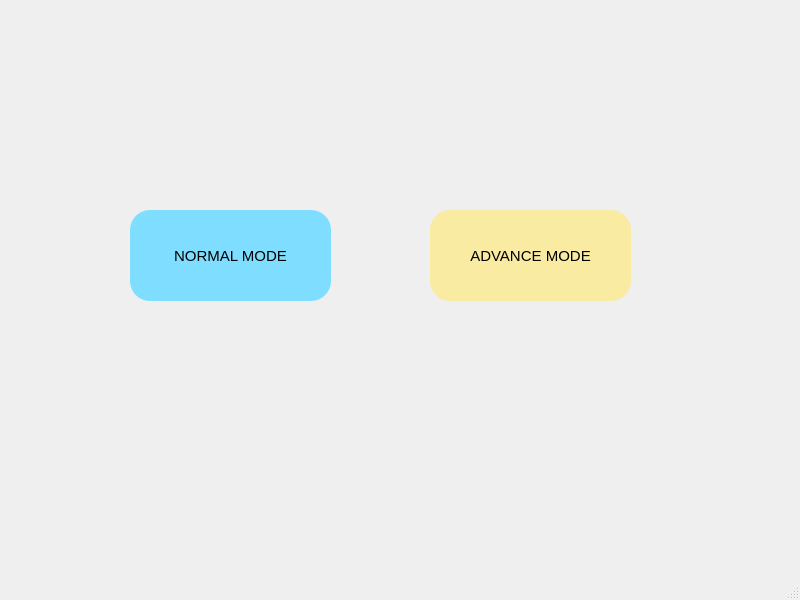
<?xml version="1.0" encoding="UTF-8"?>
<ui version="4.0">
 <class>MainWindow</class>
 <widget class="QMainWindow" name="MainWindow">
  <property name="geometry">
   <rect>
    <x>0</x>
    <y>0</y>
    <width>800</width>
    <height>600</height>
   </rect>
  </property>
  <property name="windowTitle">
   <string>MainWindow</string>
  </property>
  <property name="styleSheet">
   <string notr="true"/>
  </property>
  <widget class="QWidget" name="centralwidget">
   <widget class="QPushButton" name="Normal_mode_btn">
    <property name="geometry">
     <rect>
      <x>130</x>
      <y>210</y>
      <width>201</width>
      <height>91</height>
     </rect>
    </property>
    <property name="font">
     <font>
      <family>Arial</family>
      <pointsize>11</pointsize>
     </font>
    </property>
    <property name="styleSheet">
     <string notr="true">QPushButton {
    background-color: #7FDEFF;   /* blue */
    border-radius: 20px;         /* rounded corners */

}</string>
    </property>
    <property name="text">
     <string>NORMAL MODE</string>
    </property>
   </widget>
   <widget class="QPushButton" name="Advance_mode_btn">
    <property name="geometry">
     <rect>
      <x>430</x>
      <y>210</y>
      <width>201</width>
      <height>91</height>
     </rect>
    </property>
    <property name="font">
     <font>
      <family>Arial</family>
      <pointsize>11</pointsize>
     </font>
    </property>
    <property name="styleSheet">
     <string notr="true">QPushButton {
    background-color: #FAEBA2;   /* yellow */
    border-radius: 20px;         /* rounded corners */
}</string>
    </property>
    <property name="text">
     <string>ADVANCE MODE</string>
    </property>
   </widget>
  </widget>
  <widget class="QMenuBar" name="menubar">
   <property name="geometry">
    <rect>
     <x>0</x>
     <y>0</y>
     <width>800</width>
     <height>21</height>
    </rect>
   </property>
  </widget>
  <widget class="QStatusBar" name="statusbar"/>
 </widget>
 <resources/>
 <connections/>
</ui>
